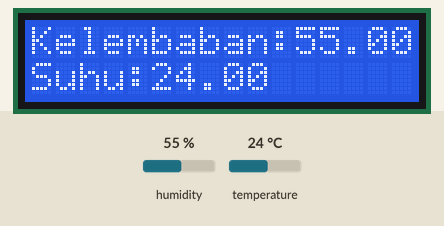
Recording of a sketch running on a simulated Arduino Uno, built with avr-gcc and run on an emulated ATmega328P. Parts: 16×2 character LCD. The inputs (shaded band) are chosen by the test bench; at power-on: humidity 55 %, temperature 24 °C.

Above: at 1.2 s.
1.3 s: humidity set to 22 %
At 3.5 s:
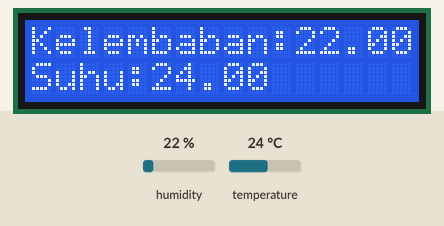
4.1 s: temperature set to 12 °C
At 4.7 s:
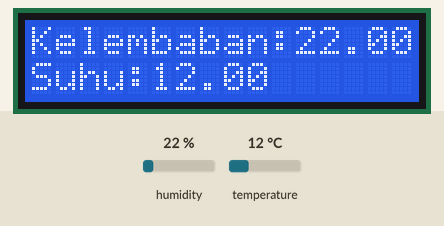
6.9 s: humidity set to 40 %
At 9.4 s:
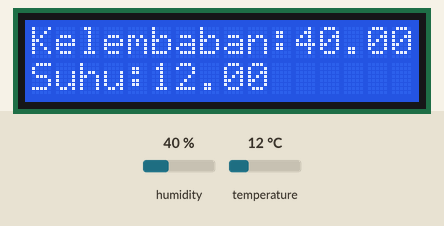
9.9 s: temperature set to 19 °C
At 11.8 s:
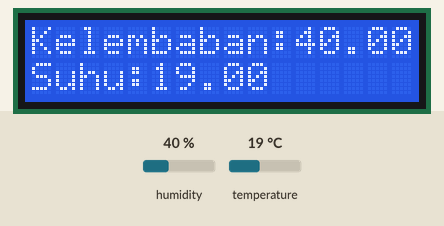
Timing chart, 0 to 13.3 s (numbered marks = the images above; inputs shaded):
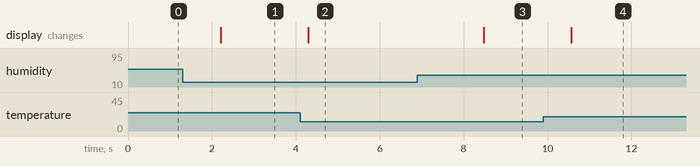

The sketch:

PengukurSuhuDanKelembapan.ino
```cpp
/* https://github.com/c1-hitech-rnd/pengukur-suhu-dan-kelembapan.git
 *
 * Program untuk alat pengukur suhu dan kelembapan
 * oleh: Nurzaman, Hilman x C1 - HiTech R & D
 *
 * Dependencies:
 *   LiquidCrystal_I2C,
 *   DHT
 */

#include <LiquidCrystal_I2C.h>
#include <DHT.h>

// LiquidCrystal_I2C nama_object(0x3F atau 0x27, banyak kolom, banyak baris)
LiquidCrystal_I2C lcd(0x3F,16,2);

// DHT nama_object(pin, jenis DHT)
DHT dht(2, DHT11);

int powerPin = 3;

void setup(){
  lcd.init();
  lcd.backlight();

  pinMode(powerPin, OUTPUT);
  digitalWrite(powerPin, LOW);

  Serial.begin(9600);
  dht.begin();
}

void loop(){
  digitalWrite(powerPin, HIGH);

  float kelembaban = dht.readHumidity();
  float suhu = dht.readTemperature();

  lcd.clear();
  lcd.setCursor(0,0);
  lcd.print("Kelembaban: ");
  lcd.setCursor(11,0);
  lcd.print(kelembaban);

  lcd.setCursor(0,1);
  lcd.print("Suhu: ");
  lcd.setCursor(5,1);
  lcd.print(suhu);
  delay(1000);
}
```

Measured:
- after the input at 1.3 s, the display: changes after 0.91 s (image 1)
- after the input at 4.1 s, the display: changes after 0.20 s (image 2)
- after the input at 6.9 s, the display: changes after 1.6 s (image 3)
- after the input at 9.9 s, the display: changes after 0.67 s (image 4)
